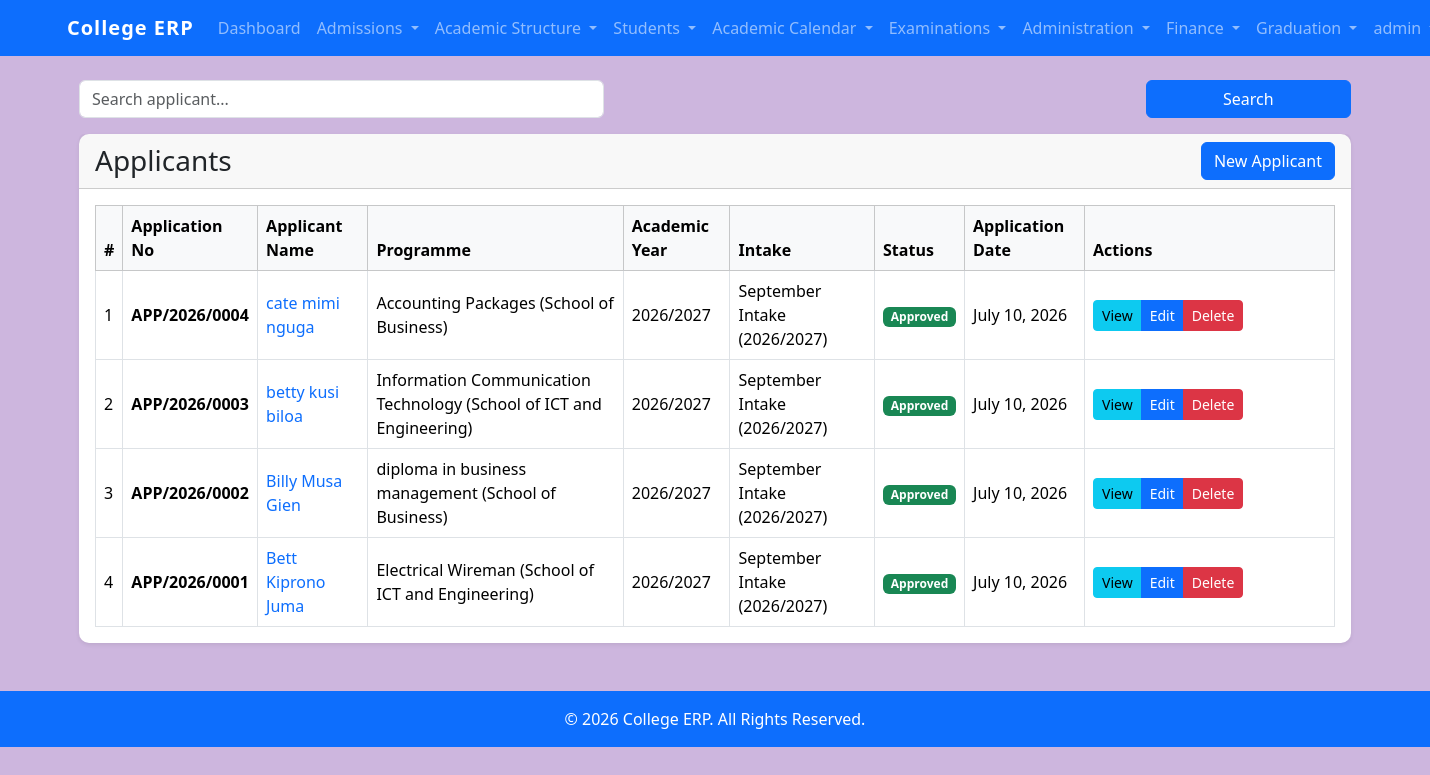
Page /applicants/ (signed in) on the earlier database version.
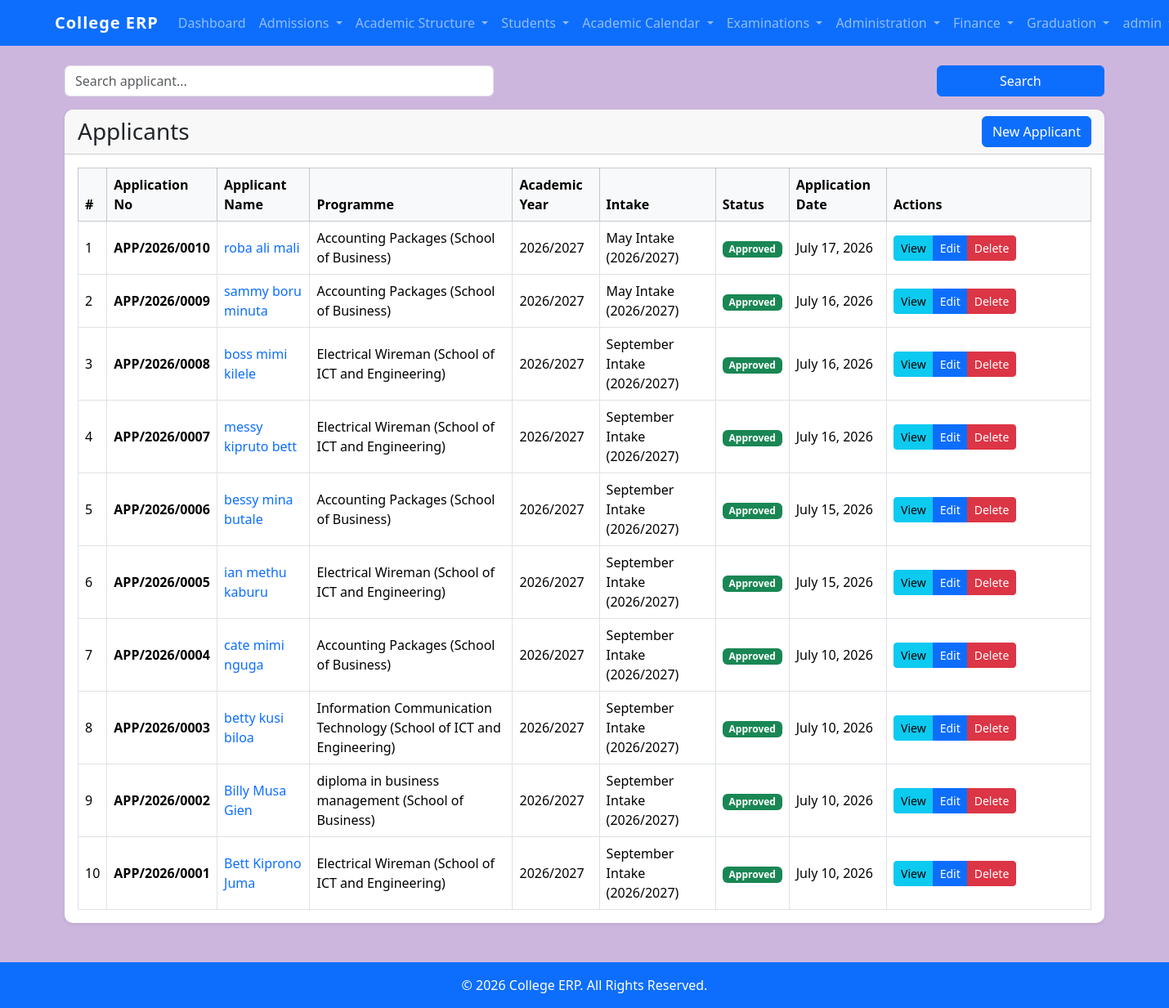
Same page on the later database version.
### students/models.py (models this page shows, shortened)
class Applicant(models.Model):
    STATUS_CHOICES = [
        ("PENDING", "Pending"),
        ("APPROVED", "Approved"),
        ("REJECTED", "Rejected"),
    ]
    GENDER_CHOICES = [
        ("Male", "Male"),
        ("Female", "Female"),
    ]
    application_no = models.CharField(
        max_length=20,
        unique=True,
        blank=True,
        null=True
    )
    first_name = models.CharField(
        max_length=100
    )
    middle_name = models.CharField(
        max_length=100,
        blank=True
    )
    last_name = models.CharField(
        max_length=100
    )
    gender = models.CharField(
        max_length=10,
        choices=GENDER_CHOICES
    )
    date_of_birth = models.DateField()
    id_number = models.CharField(
        max_length=20,
        unique=True
    )
    phone_number = models.CharField(
        max_length=20
    )
    email = models.EmailField(
        blank=True
    )
    address = models.TextField(
        blank=True
    )
    programme = models.ForeignKey(
        "Programme",
        on_delete=models.PROTECT,
        related_name="applicants"
    )
    academic_year = models.ForeignKey(
        "AcademicYear",
        on_delete=models.PROTECT,
        related_name="applicants"
    )
    intake = models.ForeignKey(
        "Intake",
        on_delete=models.PROTECT,
        related_name="applicants"
    )
    application_date = models.DateField(
        auto_now_add=True
    )
    status = models.CharField(
        max_length=20,
        choices=STATUS_CHOICES,
        default="PENDING"
    )
    remarks = models.TextField(
        blank=True
    )
    student = models.OneToOneField(
        "Student",
        on_delete=models.SET_NULL,
        null=True,
        blank=True,
        related_name="applicant_record"
    )
    created_at = models.DateTimeField(
        auto_now_add=True
    )
    updated_at = models.DateTimeField(
        auto_now=True
    )
    class Meta:
        ordering = [
            "-application_date",
            "-id"
        ]
        verbose_name = "Applicant"
        verbose_name_plural = "Applicants"

class Programme(models.Model):
    programme_name = models.CharField(
        max_length=100,
        unique=True
    )
    department = models.ForeignKey(
        Department,
        on_delete=models.PROTECT,
        related_name="programmes"
    )
    created_at = models.DateTimeField(
        auto_now_add=True
    )
    updated_at = models.DateTimeField(
        auto_now=True
    )
    class Meta:
        ordering = ["programme_name"]
    def __str__(self):
     return (
        f"{self.programme_name}"
        f" ({self.department.department_name})"
    )

class Department(models.Model):
    department_name = models.CharField(max_length=100)

class AcademicYear(models.Model):
    year_name = models.CharField(
        max_length=20,
        unique=True
    )
    is_active = models.BooleanField(
        default=False
    )
    registration_open = models.BooleanField(
        default=True
    )
    def __str__(self):
        return self.year_name

class Intake(models.Model):
    name = models.CharField(
        max_length=100
    )
    academic_year = models.ForeignKey(
        AcademicYear,
        on_delete=models.PROTECT,
        related_name="intakes"
    )
    start_date = models.DateField()
    reporting_date = models.DateField()
    is_open = models.BooleanField(
        default=True
    )
    created_at = models.DateTimeField(
        auto_now_add=True
    )
    updated_at = models.DateTimeField(
        auto_now=True
    )
    class Meta:
        ordering = [
            "-academic_year",
            "start_date"
        ]
        unique_together = [
            "name",
            "academic_year"
        ]
    def __str__(self):
        return (
            f"{self.name} "
            f"({self.academic_year})"
        )

### students/views.py (the view)
@login_required
@permission_required(
    "students.view_applicant",
    raise_exception=True
)
def applicant_list(request):
    applicants = Applicant.objects.all()
    q = request.GET.get("q")
    if q:
        applicants = applicants.filter(
            Q(first_name__icontains=q) |
            Q(last_name__icontains=q) |
            Q(application_no__icontains=q)
        )
    return render(
        request,
        "students/applicants/applicant_list.html",
        {
            "applicants": applicants
        }
    )

### templates/students/applicants/applicant_list.html (shortened to what the changed rows need)
{% extends "base.html" %}
{% block content %}
<div class="container mt-4">
    <div class="card shadow-sm">
        <div class="card-body">
            <div class="table-responsive">
                <table class="table table-hover table-bordered align-middle">
                    <thead class="table-light">
                        <tr>
                            <th>#</th>
                            <th>Application No</th>
                            <th>Applicant Name</th>
                            <th>Programme</th>
                            <th>Academic Year</th>
                            <th>Intake</th>
                            <th>Status</th>
                            <th>Application Date</th>
                            <th width="250">
                                Actions
                            </th>
                        </tr>
                    </thead>
                    <tbody>
                        {% for applicant in applicants %}
                        <tr>
                            <td>
                                {{ forloop.counter }}
                            </td>
                            <td>
                                <strong>
                                    {{ applicant.application_no }}
                                </strong>
                            </td>
                            <td>
                                <a
                                    href="{% url 'applicant_detail' applicant.pk %}"
                                    class="text-decoration-none"
                                >
                                    {{ applicant.first_name }}
                                    {% if applicant.middle_name %}
                                        {{ applicant.middle_name }}
                                    {% endif %}
                                    {{ applicant.last_name }}
                                </a>
                            </td>
                            <td>
                                {{ applicant.programme }}
                            </td>
                            <td>
                                {{ applicant.academic_year }}
                            </td>
                            <td>
                                {{ applicant.intake }}
                            </td>
                            <td>
                                {% if applicant.status == "PENDING" %}
                                    <span class="badge bg-warning text-dark">
                                        Pending
                                    </span>
                                {% elif applicant.status == "APPROVED" %}
                                    <span class="badge bg-success">
                                        Approved
                                    </span>
                                {% else %}
                                    <span class="badge bg-danger">
                                        Rejected
                                    </span>
                                {% endif %}
                            </td>
                            <td>
                                {{ applicant.application_date }}
                            </td>
                            <td>
                                <div class="btn-group">
                                    <a
                                        href="{% url 'applicant_detail' applicant.pk %}"
                                        class="btn btn-sm btn-info"
                                    >
                                        View
                                    </a>
                                    <a
                                        href="{% url 'applicant_update' applicant.pk %}"
                                        class="btn btn-sm btn-primary"
                                    >
                                        Edit
                                    </a>
                                    <a
                                        href="{% url 'applicant_delete' applicant.pk %}"
                                        class="btn btn-sm btn-danger"
                                    >
                                        Delete
                                    </a>
                                </div>
                            </td>
                        </tr>
                        {% endfor %}
                    </tbody>
                </table>
            </div>
        </div>
    </div>
</div>
{% endblock %}

Differences in the rows shown:
added Applicant: application_no "APP/2026/0010", first_name "roba", middle_name "ali", last_name "mali", programme "Accounting Packages (School of Business)", academic_year "2026/2027", intake "May Intake (2026/2027)", status "Approved", application_date "July 17, 2026"
added Applicant: application_no "APP/2026/0009", first_name "sammy", middle_name "boru", last_name "minuta", programme "Accounting Packages (School of Business)", academic_year "2026/2027", intake "May Intake (2026/2027)", status "Approved", application_date "July 16, 2026"
added Applicant: application_no "APP/2026/0008", first_name "boss", middle_name "mimi", last_name "kilele", programme "Electrical Wireman (School of ICT and Engineering)", academic_year "2026/2027", intake "September Intake (2026/2027)", status "Approved", application_date "July 16, 2026"
added Applicant: application_no "APP/2026/0007", first_name "messy", middle_name "kipruto", last_name "bett", programme "Electrical Wireman (School of ICT and Engineering)", academic_year "2026/2027", intake "September Intake (2026/2027)", status "Approved", application_date "July 16, 2026"
added Applicant: application_no "APP/2026/0006", first_name "bessy", middle_name "mina", last_name "butale", programme "Accounting Packages (School of Business)", academic_year "2026/2027", intake "September Intake (2026/2027)", status "Approved", application_date "July 15, 2026"
added Applicant: application_no "APP/2026/0005", first_name "ian", middle_name "methu", last_name "kaburu", programme "Electrical Wireman (School of ICT and Engineering)", academic_year "2026/2027", intake "September Intake (2026/2027)", status "Approved", application_date "July 15, 2026"
